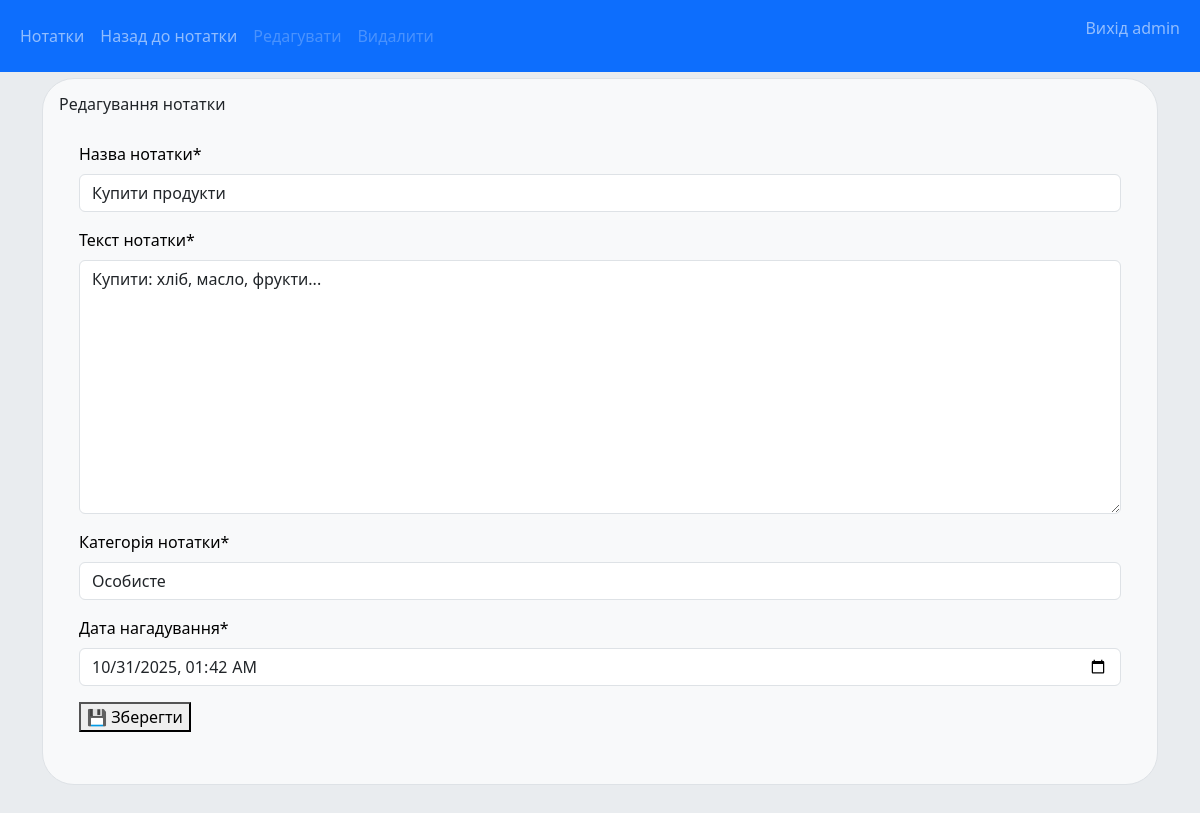
/notes/3/edit/ (signed in), run on the app's committed database.
### notes/models.py (models this page shows, shortened)
class Note(models.Model):
    note_category = models.ForeignKey(Category, on_delete=models.CASCADE)
    note_title = models.CharField(max_length=200)
    note_text = models.TextField()
    note_reminder = models.DateTimeField("date reminder")
    note_created_at = models.DateTimeField(auto_now_add=True)
    author = models.ForeignKey(User, on_delete=models.SET_NULL, null=True, blank=True)

### notes/views.py (the view)
# urls.py: path("<int:note_id>/edit/", views.edit_note, name="edit_note"),
@login_required
@permission_required("notes.change_note")
def edit_note(request, note_id):
    note = get_object_or_404(Note, pk=note_id)
    if note.author != request.user:
        return render(request, "notes/forbidden.html", status=403)
    if request.method == "POST":
        form = Edit_note_form(request.POST)
        if form.is_valid():
            note.note_title = form.cleaned_data["note_title"]
            note.note_text = form.cleaned_data["note_text"]
            note.note_reminder = form.cleaned_data["note_reminder"]
            category_name = form.cleaned_data["note_category"]
            category, created = Category.objects.get_or_create(cat_title=category_name)
            note.note_category = category
            note.save()
            return redirect("notes:note_detail", pk=note.id)
    else:
        form = Edit_note_form(initial={
            "note_title": note.note_title,
            "note_text": note.note_text,
            "note_category": note.note_category,
            "note_reminder": note.note_reminder.strftime("%Y-%m-%d %H:%M"),
        })
    return render(request, "notes/edit_note.html", {"form": form, "note": note})

### notes/forms.py
class Edit_note_form(forms.Form):
    note_title = forms.CharField(label="Назва нотатки", max_length=200)
    note_text = forms.CharField(label="Текст нотатки", widget=forms.Textarea)
    note_category = forms.CharField(label="Категорія нотатки", max_length=200)
    note_reminder = forms.DateTimeField(
        label="Дата нагадування",
        input_formats=["%Y-%m-%d %H:%M"],
        widget=forms.DateTimeInput(attrs={"type": "datetime-local"})
    )

### notes/models.py (called while the page is built)
    def __str__(self):
        return self.cat_title

### notes/templates/notes/edit_note.html (shortened to what this page needs)
{% extends "notes/base.html" %}
{% load crispy_forms_tags %}
{% block new %}
    <li class="nav-item">
        <a class="nav-link" href="{% url 'notes:note_detail' note.id %}">Назад до нотатки</a>
    </li>
{% endblock %}
{% block content %}
    <h6>Редагування нотатки</h6>
    <div class="note-detail">
        <form method="post">
            {{ form|crispy }}
            <button type="submit">💾 Зберегти</button>
        </form>
    </div>
{% endblock %}

### notes/templates/notes/base.html (shortened to what this page needs)
{% load static %}
<link rel="stylesheet" href="{% static 'notes/css/style.css' %}">
<link rel="stylesheet" href="{% static 'notes/css/bootstrap.css' %}">
{% load crispy_forms_tags %}
<!DOCTYPE html>
<html lang="en">
<head>
</head>
<body style="background-color: #e9ecef">
    <div style="padding-top:30px;"></div>
    <div class="container">
        <nav class="navbar navbar-expand-sm bg-primary navbar-dark fixed-top">
            <div class="container-fluid">
                <ul class="navbar-nav">
                    {% block index %}
                    <li class="nav-item">
                        <a class="nav-link" href="{% url 'notes:index' %}">Нотатки</a>
                    </li>
                    {% endblock %}
                    {% block new %}{% endblock %}
                    {% block edit %}
                        <li class="nav-item">
                            <a class="nav-link disabled" href="#">Редагувати</a>
                        </li>
                    {% endblock %}
                    {% block delete %}
                        <li class="nav-item">
                            <a class="nav-link disabled" href="#" data-bs-toggle="modal" data-bs-target="#confirmDeleteModal">Видалити</a>
                        </li>
                    {% endblock %}
                </ul>
                <ul class="navbar-nav ms-auto">
                    {% block menu_user %}
                        {% if user.is_authenticated %}
                            <li class="nav-item">
                                <form id="logout-form" method="post" action="{% url 'logout' %}">
                                    <button type="submit" class="nav-link">Вихід  {{ user.get_username }}</button>
                                </form>
                            </li>
                        {% else %}
                            <li class="nav-item">
                                <a class="nav-link" href="{% url 'login' %}?next={{ request.path }}">Увійти</a>
                            </li>
                        {% endif %}
                    {% endblock %}
                </ul>
            </div>
        </nav>
        <div class="container-md bg-light p-3 my-5 rounded-5 border">
            <div id="content">
                {% block content %}{% endblock %}
            </div>
        </div>
    </div>
</body>
</html>

### notes/static/notes/css/style.css (style rules this page uses)
body { font-family: Arial, sans-serif; margin: 4em; background-color: #f1f1f1; }
.note-detail { color: black; padding: 20px; border-radius: 8px; margin: 0 auto; }
a { color: #005BFF; text-decoration: none; font-size: 24px; }

### data on the page
Note: note_title "Купити продукти", note_text "Купити: хліб, масло, фрукти...", note_category "Особисте", note_reminder "10/31/2025 01:42"

### other printed values
{{ user.get_username }} "admin"
